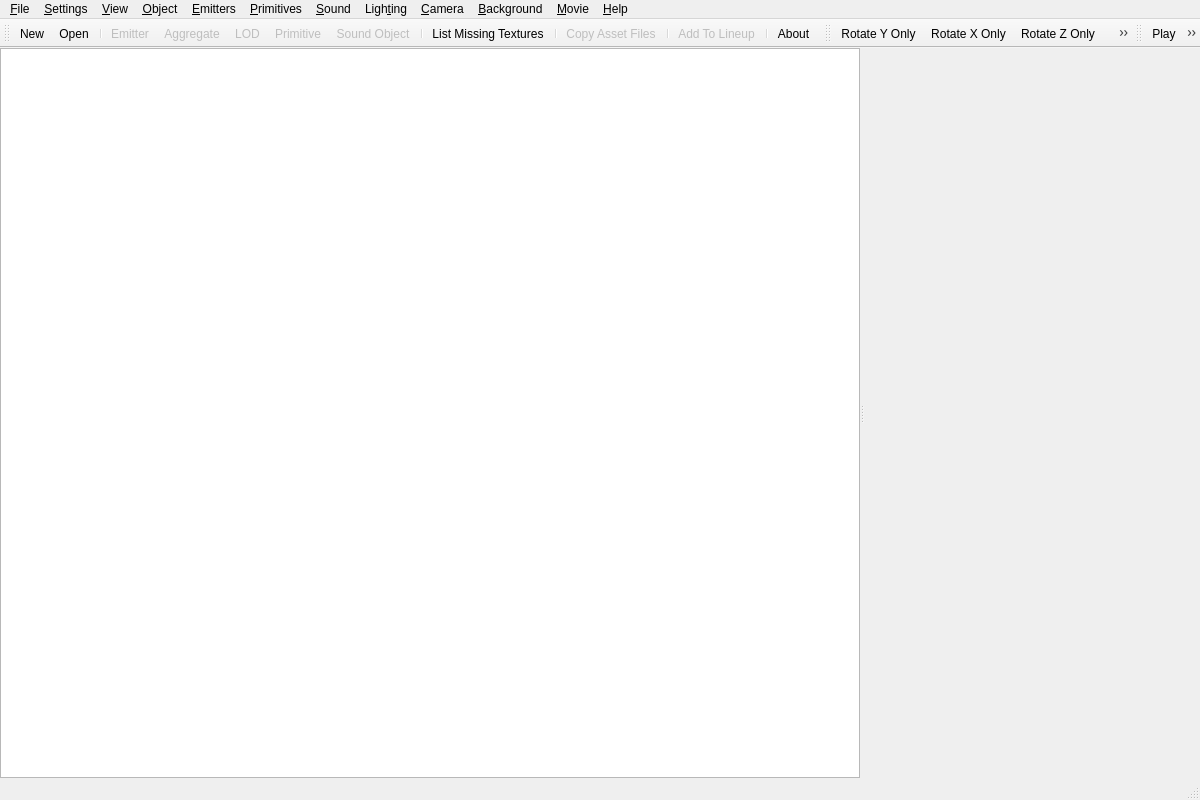
<?xml version="1.0" encoding="UTF-8"?>
<ui version="4.0">
 <class>W3DViewMainWindow</class>
 <widget class="QMainWindow" name="W3DViewMainWindow">
  <property name="geometry">
   <rect>
    <x>0</x>
    <y>0</y>
    <width>1200</width>
    <height>800</height>
   </rect>
  </property>
  <property name="windowTitle">
   <string>W3DViewQt</string>
  </property>
  <widget class="QWidget" name="centralWidget">
   <layout class="QHBoxLayout" name="centralLayout">
    <property name="leftMargin">
     <number>0</number>
    </property>
    <property name="topMargin">
     <number>0</number>
    </property>
    <property name="rightMargin">
     <number>0</number>
    </property>
    <property name="bottomMargin">
     <number>0</number>
    </property>
    <item>
     <widget class="QSplitter" name="mainSplitter">
      <property name="orientation">
       <enum>Qt::Orientation::Horizontal</enum>
      </property>
      <property name="childrenCollapsible">
       <bool>false</bool>
      </property>
      <widget class="QTreeView" name="assetTreeView"/>
      <widget class="W3DViewport" name="viewport" native="true"/>
     </widget>
    </item>
   </layout>
  </widget>
  <widget class="QMenuBar" name="menuBar">
   <property name="geometry">
    <rect>
     <x>0</x>
     <y>0</y>
     <width>1200</width>
     <height>22</height>
    </rect>
   </property>
   <widget class="QMenu" name="fileMenu">
    <property name="title">
     <string>&amp;File</string>
    </property>
    <widget class="QMenu" name="exportMenu">
     <property name="title">
      <string>Ex&amp;port...</string>
     </property>
     <addaction name="actionExportAggregate"/>
     <addaction name="actionExportEmitter"/>
     <addaction name="actionExportLod"/>
     <addaction name="actionExportPrimitive"/>
     <addaction name="actionExportSoundObject"/>
    </widget>
    <addaction name="actionNew"/>
    <addaction name="actionOpen"/>
    <addaction name="actionMungeSortOnLoad"/>
    <addaction name="actionEnableGammaCorrection"/>
    <addaction name="separator"/>
    <addaction name="actionSaveSettings"/>
    <addaction name="actionLoadSettings"/>
    <addaction name="separator"/>
    <addaction name="actionImportFacialAnims"/>
    <addaction name="exportMenu"/>
    <addaction name="separator"/>
    <addaction name="actionFileTexturePath"/>
    <addaction name="actionAnimatedSoundOptions"/>
    <addaction name="separator"/>
    <addaction name="actionRecentFilesPlaceholder"/>
    <addaction name="separator"/>
    <addaction name="actionExit"/>
   </widget>
   <widget class="QMenu" name="settingsMenu">
    <property name="title">
     <string>&amp;Settings</string>
    </property>
    <addaction name="actionTexturePaths"/>
    <addaction name="actionAutoExpandAssetTree"/>
   </widget>
   <widget class="QMenu" name="viewMenu">
    <property name="title">
     <string>&amp;View</string>
    </property>
    <widget class="QMenu" name="toolbarsMenu">
     <property name="title">
      <string>&amp;Toolbars</string>
     </property>
     <addaction name="actionToolbarMain"/>
     <addaction name="actionToolbarObject"/>
     <addaction name="actionToolbarAnimation"/>
    </widget>
    <widget class="QMenu" name="npatchesMenu">
     <property name="title">
      <string>N-Patches Subdivision Level</string>
     </property>
    </widget>
    <addaction name="toolbarsMenu"/>
    <addaction name="actionStatusBar"/>
    <addaction name="separator"/>
    <addaction name="actionSlideshowPrev"/>
    <addaction name="actionSlideshowNext"/>
    <addaction name="separator"/>
    <addaction name="actionChangeResolution"/>
    <addaction name="separator"/>
    <addaction name="actionWireframe"/>
    <addaction name="actionSorting"/>
    <addaction name="actionInvertBackfaceCulling"/>
    <addaction name="actionGamma"/>
    <addaction name="separator"/>
    <addaction name="npatchesMenu"/>
    <addaction name="actionNpatchesGap"/>
   </widget>
   <widget class="QMenu" name="objectMenu">
    <property name="title">
     <string>&amp;Object</string>
    </property>
    <addaction name="actionObjectRotateX"/>
    <addaction name="actionObjectRotateY"/>
    <addaction name="actionObjectRotateZ"/>
    <addaction name="separator"/>
    <addaction name="actionObjectProperties"/>
    <addaction name="separator"/>
    <addaction name="actionRestrictAnims"/>
    <addaction name="separator"/>
    <addaction name="actionObjectReset"/>
    <addaction name="separator"/>
    <addaction name="actionObjectAlternateMaterials"/>
   </widget>
   <widget class="QMenu" name="emittersMenu">
    <property name="title">
     <string>&amp;Emitters</string>
    </property>
    <widget class="QMenu" name="emittersEditMenu">
     <property name="title">
      <string>E&amp;dit</string>
     </property>
    </widget>
    <addaction name="actionCreateEmitter"/>
    <addaction name="actionScaleEmitter"/>
    <addaction name="separator"/>
    <addaction name="actionEditEmitter"/>
    <addaction name="emittersEditMenu"/>
   </widget>
   <widget class="QMenu" name="primitivesMenu">
    <property name="title">
     <string>&amp;Primitives</string>
    </property>
    <addaction name="actionCreateSphere"/>
    <addaction name="actionCreateRing"/>
    <addaction name="separator"/>
    <addaction name="actionEditPrimitive"/>
   </widget>
   <widget class="QMenu" name="soundMenu">
    <property name="title">
     <string>&amp;Sound</string>
    </property>
    <addaction name="actionCreateSoundObject"/>
    <addaction name="separator"/>
    <addaction name="actionEditSoundObject"/>
   </widget>
   <widget class="QMenu" name="lightingMenu">
    <property name="title">
     <string>Ligh&amp;ting</string>
    </property>
    <addaction name="actionLightRotateY"/>
    <addaction name="actionLightRotateZ"/>
    <addaction name="separator"/>
    <addaction name="actionAmbientLight"/>
    <addaction name="actionSceneLight"/>
    <addaction name="separator"/>
    <addaction name="actionIncreaseAmbientLight"/>
    <addaction name="actionDecreaseAmbientLight"/>
    <addaction name="actionIncreaseSceneLight"/>
    <addaction name="actionDecreaseSceneLight"/>
    <addaction name="separator"/>
    <addaction name="actionExposePrelit"/>
    <addaction name="actionKillSceneLight"/>
    <addaction name="separator"/>
    <addaction name="actionPrelitVertex"/>
    <addaction name="actionPrelitMultipass"/>
    <addaction name="actionPrelitMultitex"/>
   </widget>
   <widget class="QMenu" name="cameraMenu">
    <property name="title">
     <string>&amp;Camera</string>
    </property>
    <addaction name="actionCameraFront"/>
    <addaction name="actionCameraBack"/>
    <addaction name="actionCameraLeft"/>
    <addaction name="actionCameraRight"/>
    <addaction name="actionCameraTop"/>
    <addaction name="actionCameraBottom"/>
    <addaction name="separator"/>
    <addaction name="actionCameraRotateX"/>
    <addaction name="actionCameraRotateY"/>
    <addaction name="actionCameraRotateZ"/>
    <addaction name="actionCameraCopyScreen"/>
    <addaction name="separator"/>
    <addaction name="actionCameraAnimate"/>
    <addaction name="actionCameraBonePosX"/>
    <addaction name="separator"/>
    <addaction name="actionCameraSettings"/>
    <addaction name="actionCameraDistance"/>
    <addaction name="separator"/>
    <addaction name="actionCameraResetOnDisplay"/>
    <addaction name="actionCameraReset"/>
   </widget>
   <widget class="QMenu" name="backgroundMenu">
    <property name="title">
     <string>&amp;Background</string>
    </property>
    <addaction name="actionBackgroundColor"/>
    <addaction name="actionBackgroundBitmap"/>
    <addaction name="actionBackgroundObject"/>
    <addaction name="separator"/>
    <addaction name="actionFog"/>
   </widget>
   <widget class="QMenu" name="movieMenu">
    <property name="title">
     <string>&amp;Movie</string>
    </property>
    <addaction name="actionMakeMovie"/>
    <addaction name="actionCaptureScreenshot"/>
   </widget>
   <widget class="QMenu" name="helpMenu">
    <property name="title">
     <string>&amp;Help</string>
    </property>
    <addaction name="actionAbout"/>
   </widget>
   <addaction name="fileMenu"/>
   <addaction name="settingsMenu"/>
   <addaction name="viewMenu"/>
   <addaction name="objectMenu"/>
   <addaction name="emittersMenu"/>
   <addaction name="primitivesMenu"/>
   <addaction name="soundMenu"/>
   <addaction name="lightingMenu"/>
   <addaction name="cameraMenu"/>
   <addaction name="backgroundMenu"/>
   <addaction name="movieMenu"/>
   <addaction name="helpMenu"/>
  </widget>
  <widget class="QStatusBar" name="statusBar">
   <widget class="QWidget" name="permanentStatusPanel">
    <layout class="QHBoxLayout" name="permanentStatusLayout">
     <property name="leftMargin">
      <number>0</number>
     </property>
     <property name="topMargin">
      <number>0</number>
     </property>
     <property name="rightMargin">
      <number>0</number>
     </property>
     <property name="bottomMargin">
      <number>0</number>
     </property>
     <item>
      <widget class="QLabel" name="statusPolysLabel">
       <property name="text">
        <string/>
       </property>
      </widget>
     </item>
     <item>
      <widget class="QLabel" name="statusParticlesLabel">
       <property name="text">
        <string/>
       </property>
      </widget>
     </item>
     <item>
      <widget class="QLabel" name="statusCameraLabel">
       <property name="text">
        <string/>
       </property>
      </widget>
     </item>
     <item>
      <widget class="QLabel" name="statusFramesLabel">
       <property name="sizePolicy">
        <sizepolicy hsizetype="Expanding" vsizetype="Preferred">
         <horstretch>1</horstretch>
         <verstretch>0</verstretch>
        </sizepolicy>
       </property>
       <property name="text">
        <string/>
       </property>
      </widget>
     </item>
     <item>
      <widget class="QLabel" name="statusFpsLabel">
       <property name="text">
        <string/>
       </property>
      </widget>
     </item>
     <item>
      <widget class="QLabel" name="statusResolutionLabel">
       <property name="text">
        <string/>
       </property>
      </widget>
     </item>
    </layout>
   </widget>
  </widget>
  <widget class="QToolBar" name="MainToolbar">
   <property name="windowTitle">
    <string>Main</string>
   </property>
   <attribute name="toolBarArea">
    <enum>TopToolBarArea</enum>
   </attribute>
   <attribute name="toolBarBreak">
    <bool>false</bool>
   </attribute>
   <addaction name="actionNew"/>
   <addaction name="actionOpen"/>
   <addaction name="separator"/>
   <addaction name="actionExportEmitter"/>
   <addaction name="actionExportAggregate"/>
   <addaction name="actionExportLod"/>
   <addaction name="actionExportPrimitive"/>
   <addaction name="actionExportSoundObject"/>
   <addaction name="separator"/>
   <addaction name="actionListMissingTextures"/>
   <addaction name="separator"/>
   <addaction name="actionCopyAssets"/>
   <addaction name="separator"/>
   <addaction name="actionAddToLineup"/>
   <addaction name="separator"/>
   <addaction name="actionAbout"/>
  </widget>
  <widget class="QToolBar" name="ObjectToolbar">
   <property name="windowTitle">
    <string>Object</string>
   </property>
   <attribute name="toolBarArea">
    <enum>TopToolBarArea</enum>
   </attribute>
   <attribute name="toolBarBreak">
    <bool>false</bool>
   </attribute>
   <addaction name="actionCameraRotateY"/>
   <addaction name="actionCameraRotateX"/>
   <addaction name="actionCameraRotateZ"/>
   <addaction name="actionObjectRotateZ"/>
  </widget>
  <widget class="QToolBar" name="AnimationToolbar">
   <property name="visible">
    <bool>false</bool>
   </property>
   <property name="windowTitle">
    <string>Animation</string>
   </property>
   <attribute name="toolBarArea">
    <enum>TopToolBarArea</enum>
   </attribute>
   <attribute name="toolBarBreak">
    <bool>false</bool>
   </attribute>
   <addaction name="actionToolbarAnimationPlay"/>
   <addaction name="actionToolbarAnimationStop"/>
   <addaction name="actionToolbarAnimationPause"/>
   <addaction name="actionToolbarAnimationStepBack"/>
   <addaction name="actionToolbarAnimationStepForward"/>
  </widget>
  <action name="actionNew">
   <property name="text">
    <string>&amp;New</string>
   </property>
   <property name="shortcut">
    <string>Ctrl+N</string>
   </property>
  </action>
  <action name="actionOpen">
   <property name="text">
    <string>&amp;Open...</string>
   </property>
   <property name="shortcut">
    <string>Ctrl+O</string>
   </property>
  </action>
  <action name="actionMungeSortOnLoad">
   <property name="checkable">
    <bool>true</bool>
   </property>
   <property name="text">
    <string>&amp;Munge Sort on Load</string>
   </property>
  </action>
  <action name="actionEnableGammaCorrection">
   <property name="checkable">
    <bool>true</bool>
   </property>
   <property name="text">
    <string>&amp;Enable Gamma Correction</string>
   </property>
  </action>
  <action name="actionSaveSettings">
   <property name="text">
    <string>&amp;Save Settings...</string>
   </property>
   <property name="shortcut">
    <string>Ctrl+S</string>
   </property>
  </action>
  <action name="actionLoadSettings">
   <property name="text">
    <string>Load &amp;Settings...</string>
   </property>
  </action>
  <action name="actionRecentFilesPlaceholder">
   <property name="enabled">
    <bool>false</bool>
   </property>
   <property name="text">
    <string>Recent File</string>
   </property>
  </action>
  <action name="actionImportFacialAnims">
   <property name="enabled">
    <bool>false</bool>
   </property>
   <property name="text">
    <string>&amp;Import Facial Anims...</string>
   </property>
  </action>
  <action name="actionExportAggregate">
   <property name="enabled">
    <bool>false</bool>
   </property>
   <property name="text">
    <string>&amp;Aggregate...</string>
   </property>
  </action>
  <action name="actionExportEmitter">
   <property name="enabled">
    <bool>false</bool>
   </property>
   <property name="text">
    <string>&amp;Emitter...</string>
   </property>
  </action>
  <action name="actionExportLod">
   <property name="enabled">
    <bool>false</bool>
   </property>
   <property name="text">
    <string>&amp;LOD...</string>
   </property>
  </action>
  <action name="actionExportPrimitive">
   <property name="enabled">
    <bool>false</bool>
   </property>
   <property name="text">
    <string>&amp;Primitive...</string>
   </property>
  </action>
  <action name="actionExportSoundObject">
   <property name="enabled">
    <bool>false</bool>
   </property>
   <property name="text">
    <string>&amp;Sound Object...</string>
   </property>
  </action>
  <action name="actionFileTexturePath">
   <property name="text">
    <string>&amp;Texture Path...</string>
   </property>
  </action>
  <action name="actionAnimatedSoundOptions">
   <property name="text">
    <string>&amp;Animated Sound Options...</string>
   </property>
  </action>
  <action name="actionExit">
   <property name="text">
    <string>E&amp;xit</string>
   </property>
  </action>
  <action name="actionTexturePaths">
   <property name="text">
    <string>&amp;Texture Paths...</string>
   </property>
  </action>
  <action name="actionAutoExpandAssetTree">
   <property name="checkable">
    <bool>true</bool>
   </property>
   <property name="text">
    <string>&amp;Auto Expand Asset Tree</string>
   </property>
  </action>
  <action name="actionToolbarMain">
   <property name="checkable">
    <bool>true</bool>
   </property>
   <property name="checked">
    <bool>true</bool>
   </property>
   <property name="text">
    <string>&amp;Main</string>
   </property>
  </action>
  <action name="actionToolbarObject">
   <property name="checkable">
    <bool>true</bool>
   </property>
   <property name="checked">
    <bool>true</bool>
   </property>
   <property name="text">
    <string>Object</string>
   </property>
  </action>
  <action name="actionToolbarAnimation">
   <property name="checkable">
    <bool>true</bool>
   </property>
   <property name="text">
    <string>Animation</string>
   </property>
  </action>
  <action name="actionStatusBar">
   <property name="checkable">
    <bool>true</bool>
   </property>
   <property name="checked">
    <bool>true</bool>
   </property>
   <property name="text">
    <string>&amp;Status Bar</string>
   </property>
  </action>
  <action name="actionSlideshowPrev">
   <property name="text">
    <string>&amp;Prev</string>
   </property>
   <property name="shortcut">
    <string>PgUp</string>
   </property>
  </action>
  <action name="actionSlideshowNext">
   <property name="text">
    <string>&amp;Next</string>
   </property>
   <property name="shortcut">
    <string>PgDown</string>
   </property>
  </action>
  <action name="actionWireframe">
   <property name="checkable">
    <bool>true</bool>
   </property>
   <property name="text">
    <string>&amp;Wireframe Mode</string>
   </property>
  </action>
  <action name="actionSorting">
   <property name="checkable">
    <bool>true</bool>
   </property>
   <property name="text">
    <string>Polygon Sorting</string>
   </property>
   <property name="shortcut">
    <string>Ctrl+P</string>
   </property>
  </action>
  <action name="actionInvertBackfaceCulling">
   <property name="checkable">
    <bool>true</bool>
   </property>
   <property name="text">
    <string>Invert Backface Culling</string>
   </property>
  </action>
  <action name="actionGamma">
   <property name="text">
    <string>Set &amp;Gamma</string>
   </property>
  </action>
  <action name="actionChangeResolution">
   <property name="text">
    <string>Change &amp;Resolution...</string>
   </property>
   <property name="statusTip">
    <string>Change the viewing resolution</string>
   </property>
  </action>
  <action name="actionNpatchesGap">
   <property name="checkable">
    <bool>true</bool>
   </property>
   <property name="text">
    <string>N-Patches Gap Filling</string>
   </property>
  </action>
  <action name="actionObjectRotateX">
   <property name="checkable">
    <bool>true</bool>
   </property>
   <property name="text">
    <string>Rotate &amp;X</string>
   </property>
   <property name="shortcut">
    <string>Ctrl+X</string>
   </property>
  </action>
  <action name="actionObjectRotateY">
   <property name="checkable">
    <bool>true</bool>
   </property>
   <property name="text">
    <string>Rotate &amp;Y</string>
   </property>
  </action>
  <action name="actionObjectRotateZ">
   <property name="checkable">
    <bool>true</bool>
   </property>
   <property name="icon">
    <iconset resource="W3DViewQt.qrc">
     <normaloff>:/w3dview/rotate-z.bmp</normaloff>
     <normalon>:/w3dview/rotate-z-selected.bmp</normalon>:/w3dview/rotate-z.bmp</iconset>
   </property>
   <property name="text">
    <string>Rotate &amp;Z</string>
   </property>
  </action>
  <action name="actionObjectProperties">
   <property name="enabled">
    <bool>false</bool>
   </property>
   <property name="text">
    <string>&amp;Properties...</string>
   </property>
   <property name="shortcut">
    <string>Return</string>
   </property>
  </action>
  <action name="actionRestrictAnims">
   <property name="checkable">
    <bool>true</bool>
   </property>
   <property name="text">
    <string>&amp;Restrict Anims</string>
   </property>
  </action>
  <action name="actionObjectReset">
   <property name="text">
    <string>&amp;Reset</string>
   </property>
  </action>
  <action name="actionObjectAlternateMaterials">
   <property name="text">
    <string>Toggle Alternate Materials</string>
   </property>
  </action>
  <action name="actionCreateEmitter">
   <property name="text">
    <string>&amp;Create Emitter...</string>
   </property>
  </action>
  <action name="actionScaleEmitter">
   <property name="enabled">
    <bool>false</bool>
   </property>
   <property name="text">
    <string>&amp;Scale Emitter...</string>
   </property>
  </action>
  <action name="actionEditEmitter">
   <property name="enabled">
    <bool>false</bool>
   </property>
   <property name="text">
    <string>&amp;Edit Emitter</string>
   </property>
  </action>
  <action name="actionCreateSphere">
   <property name="text">
    <string>Create &amp;Sphere...</string>
   </property>
  </action>
  <action name="actionCreateRing">
   <property name="text">
    <string>Create &amp;Ring...</string>
   </property>
  </action>
  <action name="actionEditPrimitive">
   <property name="enabled">
    <bool>false</bool>
   </property>
   <property name="text">
    <string>&amp;Edit Primitive...</string>
   </property>
  </action>
  <action name="actionCreateSoundObject">
   <property name="text">
    <string>&amp;Create Sound Object...</string>
   </property>
  </action>
  <action name="actionEditSoundObject">
   <property name="enabled">
    <bool>false</bool>
   </property>
   <property name="text">
    <string>&amp;Edit Sound Object...</string>
   </property>
  </action>
  <action name="actionLightRotateY">
   <property name="checkable">
    <bool>true</bool>
   </property>
   <property name="text">
    <string>Rotate &amp;Y</string>
   </property>
   <property name="shortcut">
    <string>Ctrl+Up</string>
   </property>
  </action>
  <action name="actionLightRotateZ">
   <property name="checkable">
    <bool>true</bool>
   </property>
   <property name="text">
    <string>Rotate &amp;Z</string>
   </property>
   <property name="shortcut">
    <string>Ctrl+Right</string>
   </property>
  </action>
  <action name="actionAmbientLight">
   <property name="text">
    <string>&amp;Ambient...</string>
   </property>
  </action>
  <action name="actionSceneLight">
   <property name="text">
    <string>&amp;Scene Light...</string>
   </property>
  </action>
  <action name="actionIncreaseAmbientLight">
   <property name="text">
    <string>&amp;Inc Ambient Intensity</string>
   </property>
  </action>
  <action name="actionDecreaseAmbientLight">
   <property name="text">
    <string>&amp;Dec Ambient Intensity</string>
   </property>
   <property name="shortcut">
    <string>-</string>
   </property>
  </action>
  <action name="actionIncreaseSceneLight">
   <property name="text">
    <string>Inc Scene &amp;Light Intensity</string>
   </property>
  </action>
  <action name="actionDecreaseSceneLight">
   <property name="text">
    <string>De&amp;c Scene Light Intensity</string>
   </property>
   <property name="shortcut">
    <string>Ctrl+-</string>
   </property>
  </action>
  <action name="actionExposePrelit">
   <property name="checkable">
    <bool>true</bool>
   </property>
   <property name="text">
    <string>Expose Precalculated Lighting</string>
   </property>
  </action>
  <action name="actionKillSceneLight">
   <property name="text">
    <string>Kill Scene Light</string>
   </property>
   <property name="shortcut">
    <string>Ctrl+*</string>
   </property>
  </action>
  <action name="actionPrelitVertex">
   <property name="checkable">
    <bool>true</bool>
   </property>
   <property name="text">
    <string>&amp;Vertex Lighting</string>
   </property>
  </action>
  <action name="actionPrelitMultipass">
   <property name="checkable">
    <bool>true</bool>
   </property>
   <property name="text">
    <string>Multi-&amp;Pass Lighting</string>
   </property>
  </action>
  <action name="actionPrelitMultitex">
   <property name="checkable">
    <bool>true</bool>
   </property>
   <property name="text">
    <string>Multi-Te&amp;xture Lighting</string>
   </property>
  </action>
  <action name="actionCameraFront">
   <property name="text">
    <string>&amp;Front</string>
   </property>
   <property name="shortcut">
    <string>Ctrl+F</string>
   </property>
  </action>
  <action name="actionCameraBack">
   <property name="text">
    <string>&amp;Back</string>
   </property>
   <property name="shortcut">
    <string>Ctrl+B</string>
   </property>
  </action>
  <action name="actionCameraLeft">
   <property name="text">
    <string>&amp;Left</string>
   </property>
   <property name="shortcut">
    <string>Ctrl+L</string>
   </property>
  </action>
  <action name="actionCameraRight">
   <property name="text">
    <string>&amp;Right</string>
   </property>
   <property name="shortcut">
    <string>Ctrl+R</string>
   </property>
  </action>
  <action name="actionCameraTop">
   <property name="text">
    <string>&amp;Top</string>
   </property>
   <property name="shortcut">
    <string>Ctrl+T</string>
   </property>
  </action>
  <action name="actionCameraBottom">
   <property name="text">
    <string>Bo&amp;ttom</string>
   </property>
   <property name="shortcut">
    <string>Ctrl+M</string>
   </property>
  </action>
  <action name="actionCameraRotateX">
   <property name="checkable">
    <bool>true</bool>
   </property>
   <property name="icon">
    <iconset resource="W3DViewQt.qrc">
     <normaloff>:/w3dview/y-direction.bmp</normaloff>
     <normalon>:/w3dview/y-direction-selected.bmp</normalon>:/w3dview/y-direction.bmp</iconset>
   </property>
   <property name="text">
    <string>Rotate &amp;X Only</string>
   </property>
  </action>
  <action name="actionCameraRotateY">
   <property name="checkable">
    <bool>true</bool>
   </property>
   <property name="icon">
    <iconset resource="W3DViewQt.qrc">
     <normaloff>:/w3dview/x-direction.bmp</normaloff>
     <normalon>:/w3dview/x-direction-selected.bmp</normalon>:/w3dview/x-direction.bmp</iconset>
   </property>
   <property name="text">
    <string>Rotate &amp;Y Only</string>
   </property>
  </action>
  <action name="actionCameraRotateZ">
   <property name="checkable">
    <bool>true</bool>
   </property>
   <property name="icon">
    <iconset resource="W3DViewQt.qrc">
     <normaloff>:/w3dview/z-direction.bmp</normaloff>
     <normalon>:/w3dview/z-direction-selected.bmp</normalon>:/w3dview/z-direction.bmp</iconset>
   </property>
   <property name="text">
    <string>Rotate &amp;Z Only</string>
   </property>
  </action>
  <action name="actionCameraCopyScreen">
   <property name="text">
    <string>&amp;Copy Screen Size To Clipboard</string>
   </property>
   <property name="shortcut">
    <string>Ctrl+C</string>
   </property>
  </action>
  <action name="actionCameraAnimate">
   <property name="checkable">
    <bool>true</bool>
   </property>
   <property name="text">
    <string>&amp;Animate Camera</string>
   </property>
   <property name="shortcut">
    <string>F8</string>
   </property>
  </action>
  <action name="actionCameraBonePosX">
   <property name="checkable">
    <bool>true</bool>
   </property>
   <property name="text">
    <string>+X Camera</string>
   </property>
  </action>
  <action name="actionCameraSettings">
   <property name="text">
    <string>Settin&amp;gs...</string>
   </property>
  </action>
  <action name="actionCameraDistance">
   <property name="text">
    <string>&amp;Set Distance...</string>
   </property>
   <property name="shortcut">
    <string>Ctrl+D</string>
   </property>
  </action>
  <action name="actionCameraResetOnDisplay">
   <property name="checkable">
    <bool>true</bool>
   </property>
   <property name="text">
    <string>Reset on &amp;Display</string>
   </property>
  </action>
  <action name="actionCameraReset">
   <property name="text">
    <string>R&amp;eset</string>
   </property>
  </action>
  <action name="actionBackgroundColor">
   <property name="text">
    <string>&amp;Color...</string>
   </property>
  </action>
  <action name="actionBackgroundBitmap">
   <property name="text">
    <string>&amp;Bitmap...</string>
   </property>
  </action>
  <action name="actionBackgroundObject">
   <property name="text">
    <string>&amp;Object...</string>
   </property>
  </action>
  <action name="actionFog">
   <property name="checkable">
    <bool>true</bool>
   </property>
   <property name="text">
    <string>Fog</string>
   </property>
   <property name="shortcut">
    <string>Ctrl+Alt+F</string>
   </property>
  </action>
  <action name="actionMakeMovie">
   <property name="enabled">
    <bool>false</bool>
   </property>
   <property name="text">
    <string>&amp;Make Movie...</string>
   </property>
  </action>
  <action name="actionCaptureScreenshot">
   <property name="text">
    <string>&amp;Capture Screen Shot...</string>
   </property>
   <property name="shortcut">
    <string>F7</string>
   </property>
  </action>
  <action name="actionAbout">
   <property name="text">
    <string>&amp;About...</string>
   </property>
  </action>
  <action name="actionListMissingTextures">
   <property name="text">
    <string>List Missing Textures</string>
   </property>
  </action>
  <action name="actionCopyAssets">
   <property name="enabled">
    <bool>false</bool>
   </property>
   <property name="text">
    <string>Copy Asset Files...</string>
   </property>
  </action>
  <action name="actionAddToLineup">
   <property name="enabled">
    <bool>false</bool>
   </property>
   <property name="text">
    <string>Add To Lineup...</string>
   </property>
  </action>
  <action name="actionToolbarAnimationPlay">
   <property name="checkable">
    <bool>true</bool>
   </property>
   <property name="icon">
    <iconset resource="W3DViewQt.qrc">
     <normaloff>:/w3dview/play.bmp</normaloff>
     <normalon>:/w3dview/play-selected.bmp</normalon>:/w3dview/play.bmp</iconset>
   </property>
   <property name="text">
    <string>&amp;Play</string>
   </property>
  </action>
  <action name="actionToolbarAnimationStop">
   <property name="icon">
    <iconset resource="W3DViewQt.qrc">
     <normaloff>:/w3dview/stop.bmp</normaloff>
     <activeoff>:/w3dview/stop-selected.bmp</activeoff>:/w3dview/stop.bmp</iconset>
   </property>
   <property name="text">
    <string>&amp;Stop</string>
   </property>
  </action>
  <action name="actionToolbarAnimationPause">
   <property name="checkable">
    <bool>true</bool>
   </property>
   <property name="icon">
    <iconset resource="W3DViewQt.qrc">
     <normaloff>:/w3dview/pause.bmp</normaloff>
     <normalon>:/w3dview/pause-selected.bmp</normalon>:/w3dview/pause.bmp</iconset>
   </property>
   <property name="text">
    <string>P&amp;ause</string>
   </property>
  </action>
  <action name="actionToolbarAnimationStepBack">
   <property name="icon">
    <iconset resource="W3DViewQt.qrc">
     <normaloff>:/w3dview/reverse.bmp</normaloff>
     <activeoff>:/w3dview/reverse-selected.bmp</activeoff>:/w3dview/reverse.bmp</iconset>
   </property>
   <property name="text">
    <string>Step &amp;Back</string>
   </property>
  </action>
  <action name="actionToolbarAnimationStepForward">
   <property name="icon">
    <iconset resource="W3DViewQt.qrc">
     <normaloff>:/w3dview/ffwd.bmp</normaloff>
     <activeoff>:/w3dview/ffwd-selected.bmp</activeoff>:/w3dview/ffwd.bmp</iconset>
   </property>
   <property name="text">
    <string>Step &amp;Forward</string>
   </property>
  </action>
 </widget>
 <customwidgets>
  <customwidget>
   <class>W3DViewport</class>
   <extends>QWidget</extends>
   <header location="local">W3DViewport.h</header>
   <container>1</container>
  </customwidget>
 </customwidgets>
 <resources>
  <include location="W3DViewQt.qrc"/>
 </resources>
 <connections/>
</ui>
